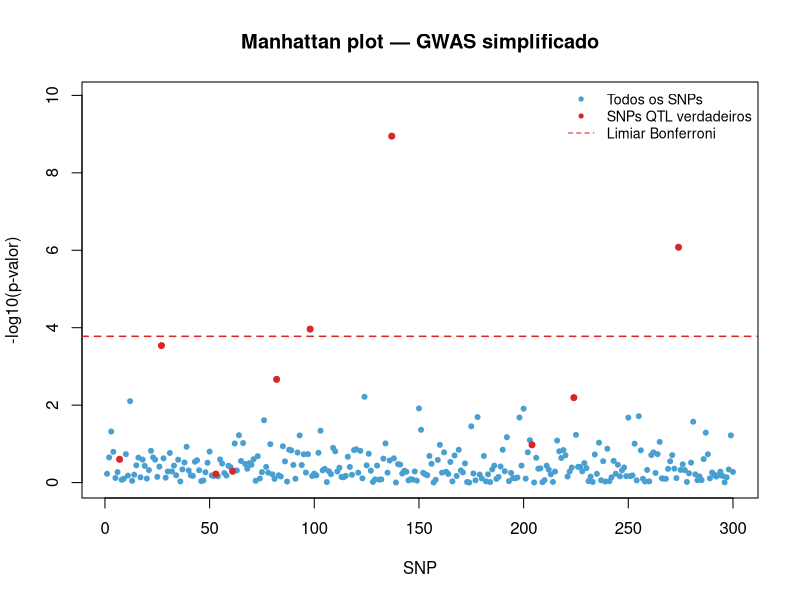

The R source for this figure:
## ---- chunk 1
#| label: simula-genomica
set.seed(112)
n_anim <- 200; n_snp <- 300

p_alelo <- rbeta(n_snp,2,2)
p_alelo <- pmax(0.05, pmin(0.95, p_alelo))
Z_raw   <- matrix(NA, n_anim, n_snp)
for (j in 1:n_snp) {
  a1 <- rbinom(n_anim,1,p_alelo[j]); a2 <- rbinom(n_anim,1,p_alelo[j])
  Z_raw[,j] <- a1+a2
}
cat(sprintf("Dados: %d animais × %d SNPs\n", n_anim, n_snp))
## ---- chunk 2
#| label: constroi-G
# VanRaden (2008) Method 1
p2    <- colMeans(Z_raw)/2
Z     <- sweep(Z_raw, 2, 2*p2, "-")   # centralização: Z_ij = G_ij - 2p_j
denom <- 2*sum(p2*(1-p2))
G     <- (Z %*% t(Z)) / denom

cat("=== Matriz G (5×5 primeiras entradas) ===\n")
print(round(G[1:5,1:5], 4))
cat(sprintf("\nDiagonal G: média=%.4f  min=%.4f  max=%.4f\n",
            mean(diag(G)), min(diag(G)), max(diag(G))))
cat(sprintf("Off-diagonal: média=%.4f  DP=%.4f\n",
            mean(G[upper.tri(G)]), sd(G[upper.tri(G)])))
## ---- chunk 3
#| label: simula-fenotipos-qtl
# Simula fenótipos com 10 QTLs de efeito moderado
n_qtl  <- 10
qtl_id <- sample(1:n_snp, n_qtl)
betas  <- rnorm(n_qtl, 0, sqrt(20))
a_gen  <- Z_raw[,qtl_id] %*% betas
e_obs  <- rnorm(n_anim, 0, sqrt(var(a_gen)*1.5))
y      <- 300 + a_gen + e_obs

h2_real <- var(a_gen)/var(y)
cat(sprintf("\nh² simulado: %.3f  QTLs em SNPs: %s\n",
            h2_real, paste(qtl_id[1:5], collapse=",")))
## ---- chunk 4
#| label: gwas
# GWAS: regressão do fenótipo em cada SNP individualmente
y_std <- scale(y)[,1]   # padroniza
pvals <- numeric(n_snp); betas_gwas <- numeric(n_snp)
for (j in 1:n_snp) {
  x <- Z_raw[,j]
  if (var(x)<1e-6) { pvals[j]<-1; next }
  fit <- lm(y_std~x)
  betas_gwas[j] <- coef(fit)[2]
  pvals[j]      <- summary(fit)$coefficients[2,4]
}

gwas_res <- data.frame(snp=1:n_snp, beta=round(betas_gwas,4), logp=-log10(pvals))
cat("=== Top 5 SNPs no GWAS ===\n")
print(head(gwas_res[order(-gwas_res$logp),], 5))
cat(sprintf("\nQTLs verdadeiros (primeiros 5): %s\n", paste(sort(qtl_id)[1:5], collapse=",")))
cat(sprintf("QTLs detectados (p<0.05/n):     %d de %d\n",
            sum(pvals[qtl_id] < 0.05/n_snp), n_qtl))
## ---- chunk 5
#| fig-height: 3.5
#| label: manhattan-plot
plot(gwas_res$snp, gwas_res$logp, pch=20, col="#4a9fd1",
     xlab="SNP", ylab="-log10(p-valor)",
     main="Manhattan plot — GWAS simplificado",
     ylim=c(0, max(gwas_res$logp)+1))
abline(h=-log10(0.05/n_snp), col="#dc2626", lty=2, lwd=1.5)
points(qtl_id, gwas_res$logp[qtl_id], pch=20, col="#dc2626", cex=1.2)
legend("topright", c("Todos os SNPs","SNPs QTL verdadeiros","Limiar Bonferroni"),
       pch=c(20,20,NA), lty=c(NA,NA,2), col=c("#4a9fd1","#dc2626","#dc2626"), bty="n", cex=0.85)
## ---- chunk 6
#| label: gblup
# GBLUP: predição com validação cruzada simples
train_id <- 1:(n_anim/2); val_id <- (n_anim/2+1):n_anim
h2_est   <- 0.40; lam <- (1-h2_est)/h2_est

G_train <- G[train_id, train_id]
y_train <- y[train_id]
y_val   <- y[val_id]

# Solução: û = G_train(G_train + λI)⁻¹ × (y_train - mean(y_train))
sol_u   <- solve(G_train + diag(length(train_id))*lam) %*% (y_train - mean(y_train))
G_cross <- G[val_id, train_id]
u_pred  <- mean(y_train) + G_cross %*% sol_u

r_val   <- cor(u_pred, y_val)
cat(sprintf("=== Acurácia GBLUP na validação ===\n"))
cat(sprintf("r(predito, observado) = %.4f\n", r_val))
cat(sprintf("R² = %.4f\n", r_val^2))
cat(sprintf("n treinamento=%d  n validação=%d\n", length(train_id), length(val_id)))
